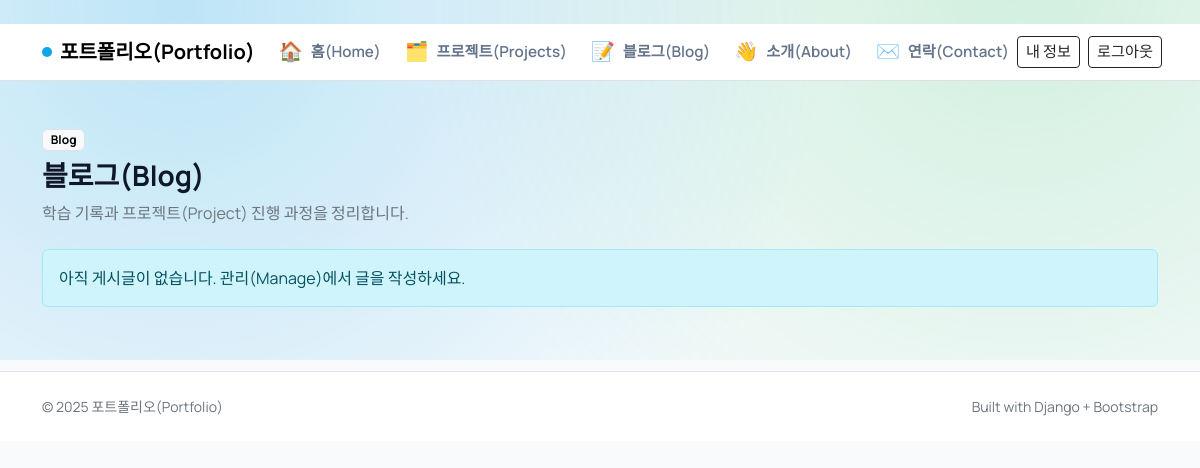
Page /blog/ (signed in) on the earlier database version.
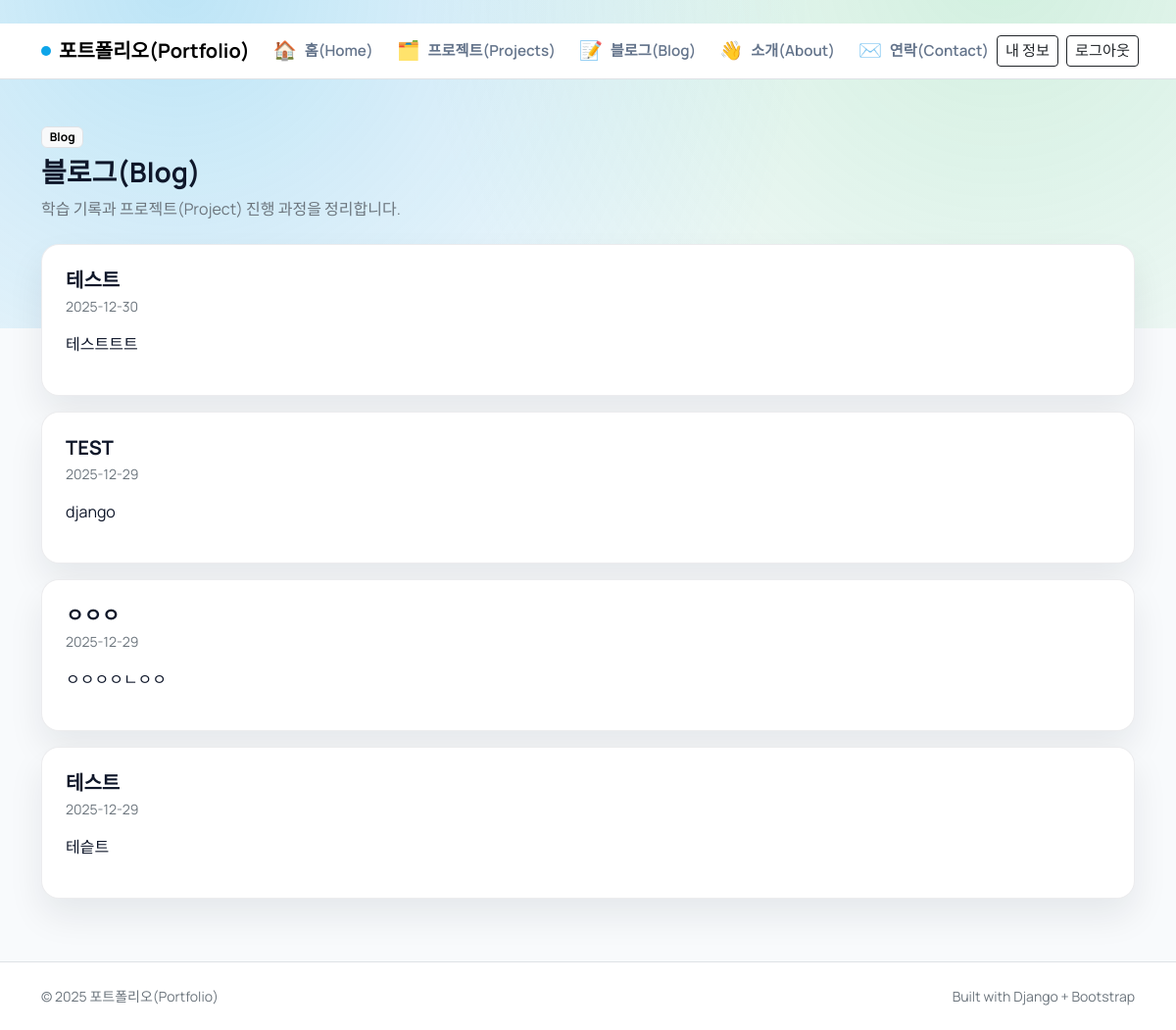
Same page on the later database version.
### blog/models.py (models this page shows, shortened)
class Post(models.Model):
    STATUS_DRAFT = "draft"
    STATUS_PUBLISHED = "published"
    STATUS_CHOICES = [
        (STATUS_DRAFT, "Draft"),
        (STATUS_PUBLISHED, "Published"),
    ]
    title = models.CharField(max_length=200)
    content = models.TextField()
    owner = models.ForeignKey(
        settings.AUTH_USER_MODEL,
        on_delete=models.CASCADE,
        related_name="posts",
        null=True,
        blank=True,
    )
    status = models.CharField(max_length=10, choices=STATUS_CHOICES, default=STATUS_PUBLISHED)
    created_at = models.DateTimeField(default=timezone.now)
    updated_at = models.DateTimeField(null=True, blank=True)

### blog/views.py (the view)
# urls.py: path("", views.post_list, name="post_list"),
def post_list(request):
    if request.user.is_authenticated:
        posts = (
            Post.objects.filter(owner=request.user, status=Post.STATUS_PUBLISHED)
            .order_by("-created_at")
        )
    else:
        posts = Post.objects.none()
    return render(
        request,
        "blog/post_list.html",
        {"posts": posts, "show_login_hint": not request.user.is_authenticated},
    )

### blog/templates/blog/post_list.html (shortened to what this page needs)
﻿{% extends "blog/base.html" %}
{% block content %}
<section class="mb-4 fade-up">
  <span class="badge text-bg-light border mb-2">Blog</span>
  <h1 class="h3 fw-bold mb-2">블로그(Blog)</h1>
  <p class="text-secondary mb-0">학습 기록과 프로젝트(Project) 진행 과정을 정리합니다.</p>
</section>
{% for post in posts %}
  <article class="surface p-4 mb-3">
    <h2 class="h5 fw-bold mb-1">{{ post.title }}</h2>
    <div class="text-secondary small mb-3">{{ post.created_at|date:"Y-m-d" }}</div>
    <div>{{ post.content|linebreaks }}</div>
  </article>
{% empty %}
  {% if show_login_hint %}
    <div class="alert alert-info">로그인 후 내 게시글을 확인할 수 있습니다.</div>
  {% else %}
    <div class="alert alert-info">아직 게시글이 없습니다. 관리(Manage)에서 글을 작성하세요.</div>
  {% endif %}
{% endfor %}
{% endblock %}

Differences in the rows shown:
now on this page (row edited): Post: title "테스트", created_at "2025-12-30", content "테스트트트"
now on this page (row edited): Post: title "TEST", created_at "2025-12-29", content "django"
now on this page (row edited): Post: title "ㅇㅇㅇ", created_at "2025-12-29", content "ㅇㅇㅇㅇㄴㅇㅇ"
now on this page (row edited): Post: title "테스트", created_at "2025-12-29", content "테슽트"
Other differences:
text no longer shown: "아직 게시글이 없습니다. 관리(Manage)에서 글을 작성하세요."
